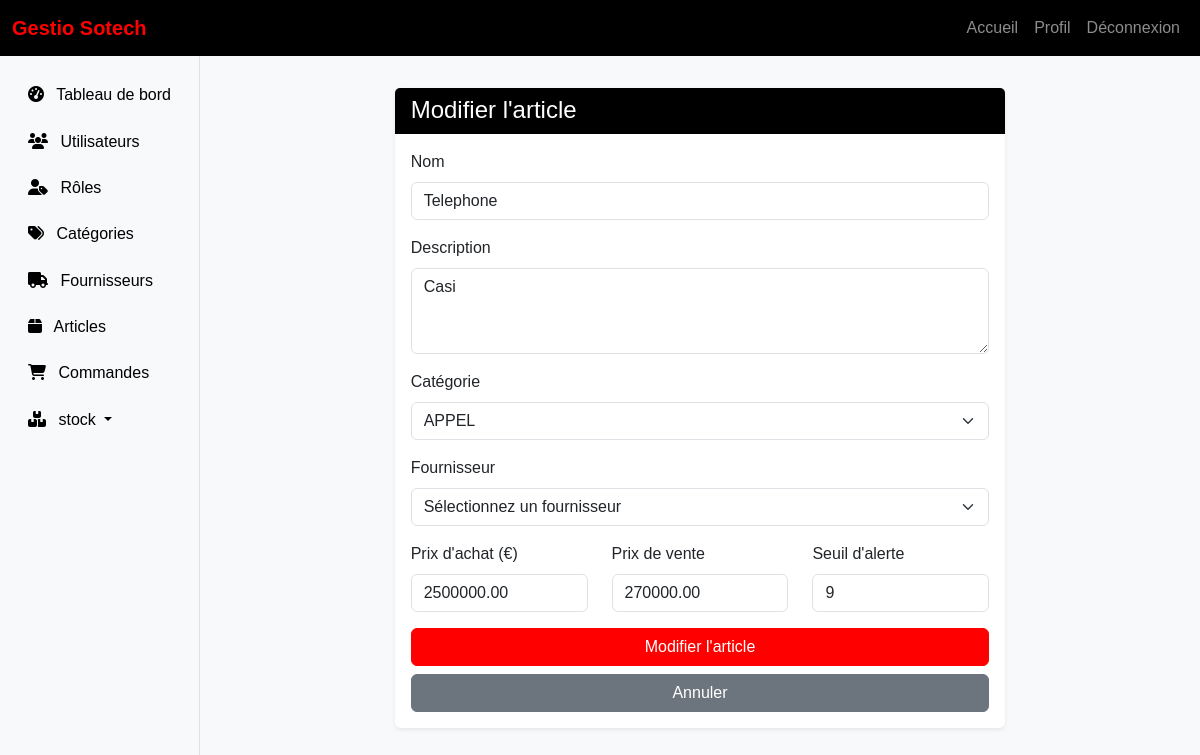
The page /articles/1/modifier/ (signed in) on the database its author committed.
### core/models.py (models this page shows, shortened)
class Article(models.Model):
    nom = models.CharField(max_length=200)
    description = models.TextField()
    categorie = models.ForeignKey(Categorie, on_delete=models.CASCADE)
    fournisseur = models.ForeignKey(Fournisseur, on_delete=models.CASCADE)
    prix_achat = models.DecimalField(max_digits=10, decimal_places=2)
    prix_vente = models.DecimalField(max_digits=10, decimal_places=2)
    seuil_alerte = models.IntegerField(default=10, help_text="Seuil d'alerte pour le réapprovisionnement")
    date_creation = models.DateTimeField(auto_now_add=True)
    date_modification = models.DateTimeField(auto_now=True)

class Categorie(models.Model):
    nom = models.CharField(max_length=100)
    description = models.TextField(blank=True)
    date_creation = models.DateTimeField(auto_now_add=True)
    date_modification = models.DateTimeField(auto_now=True)

### core/views.py (the view, shortened to what this page needs)
# urls.py: path('articles/<int:pk>/modifier/', views.ArticleUpdateView.as_view(), name='modifier_article'),
class ArticleUpdateView(LoginRequiredMixin, UpdateView):
    model = Article
    form_class = ArticleForm
    template_name = 'core/articles/modifier.html'
    success_url = reverse_lazy('liste_articles')

### core/forms.py
class ArticleForm(forms.ModelForm):
    class Meta:
        model = Article
        fields = ['nom', 'description', 'categorie', 'fournisseur', 'prix_achat', 'prix_vente', 'seuil_alerte']
        widgets = {
            'description': forms.Textarea(attrs={'rows': 3}),
            'prix_achat': forms.NumberInput(attrs={'min': '0', 'step': '0.01'}),
            'prix_vente': forms.NumberInput(attrs={'min': '0', 'step': '0.01'}),
            'seuil_alerte': forms.NumberInput(attrs={'min': '0'}),
        }

### templates/core/articles/modifier.html (shortened to what this page needs)
{% extends 'base.html' %}
{% block content %}
<div class="container-fluid">
    <div class="row justify-content-center">
        <div class="col-md-8">
            <div class="card">
                <div class="card-header">
                    <h2 class="h4 mb-0">Modifier l'article</h2>
                </div>
                <div class="card-body">
                    <form method="post" class="needs-validation" novalidate>
                        <div class="mb-3">
                            <label for="nom" class="form-label">Nom</label>
                            <input type="text" class="form-control" id="nom" name="nom" value="{{ object.nom }}" required>
                        </div>
                        <div class="mb-3">
                            <label for="description" class="form-label">Description</label>
                            <textarea class="form-control" id="description" name="description" rows="3" required>{{ object.description }}</textarea>
                        </div>
                        <div class="mb-3">
                            <label for="categorie" class="form-label">Catégorie</label>
                            <select class="form-select" id="categorie" name="categorie" required>
                                {% for categorie in form.fields.categorie.queryset %}
                                <option value="{{ categorie.id }}" {% if categorie.id == object.categorie.id %}selected{% endif %}>{{ categorie.nom }}</option>
                                {% endfor %}
                            </select>
                        </div>
                        <div class="mb-3">
                            <label for="fournisseur" class="form-label">Fournisseur</label>
                            <select class="form-select" id="fournisseur" name="fournisseur" required>
                                <option value="">Sélectionnez un fournisseur</option>
                            </select>
                        </div>
                        <div class="row">
                            <div class="col-md-4 mb-3">
                                <label for="prix_achat" class="form-label">Prix d'achat (€)</label>
                                <input type="number" step="0.01" class="form-control" id="prix_achat" name="prix_achat" value="{{ object.prix_achat }}" required>
                            </div>
                            <div class="col-md-4 mb-3">
                                <label for="prix_vente" class="form-label">Prix de vente</label>
                                <input type="number" step="0.01" class="form-control" id="prix_vente" name="prix_vente" value="{{ object.prix_vente }}" required>
                            </div>
                            <div class="col-md-4 mb-3">
                                <label for="seuil_alerte" class="form-label">Seuil d'alerte</label>
                                <input type="number" class="form-control" id="seuil_alerte" name="seuil_alerte" value="{{ object.seuil_alerte }}" required>
                            </div>
                        </div>
                        <div class="d-grid gap-2">
                            <button type="submit" class="btn btn-primary">Modifier l'article</button>
                            <a href="{% url 'liste_articles' %}" class="btn btn-secondary">Annuler</a>
                        </div>
                    </form>
                </div>
            </div>
        </div>
    </div>
</div>
{% endblock %}

### static/css/style.css (style rules this page uses)
:root { --primary-color: #ff0000; --secondary-color: #000000; --light-gray: #f8f9fa; --dark-gray: #343a40; }
body { font-family: 'Arial', sans-serif; background-color: var(--light-gray); }
.btn-primary { background-color: var(--primary-color); border-color: var(--primary-color); }
.card { border: none; box-shadow: 0 0.125rem 0.25rem rgba(0, 0, 0, 0.075); }
.card-header { background-color: var(--secondary-color); color: white; }

### rows shown on the page
Article: nom "Telephone", description "Casi", categorie "APPEL", prix_achat "2500000.00", prix_vente "270000.00", seuil_alerte "9"
